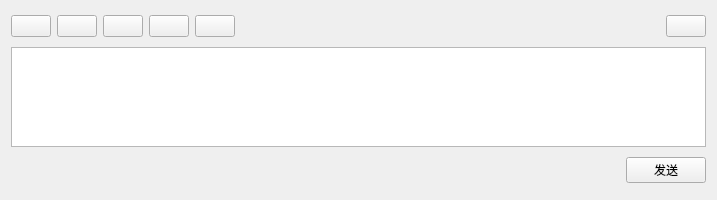
<?xml version="1.0" encoding="UTF-8"?>
<ui version="4.0">
 <class>ChatInput</class>
 <widget class="QWidget" name="ChatInput">
  <property name="geometry">
   <rect>
    <x>0</x>
    <y>0</y>
    <width>717</width>
    <height>200</height>
   </rect>
  </property>
  <property name="maximumSize">
   <size>
    <width>16777215</width>
    <height>200</height>
   </size>
  </property>
  <property name="windowTitle">
   <string>ChatInput</string>
  </property>
  <layout class="QVBoxLayout" name="verticalLayout">
   <item>
    <layout class="QHBoxLayout" name="horizontalLayout">
     <item>
      <widget class="QPushButton" name="emoji_btn">
       <property name="text">
        <string/>
       </property>
      </widget>
     </item>
     <item>
      <widget class="QPushButton" name="cutScreen_btn">
       <property name="text">
        <string/>
       </property>
      </widget>
     </item>
     <item>
      <widget class="QPushButton" name="file_btn">
       <property name="text">
        <string/>
       </property>
      </widget>
     </item>
     <item>
      <widget class="QPushButton" name="picture_btn">
       <property name="text">
        <string/>
       </property>
      </widget>
     </item>
     <item>
      <widget class="QPushButton" name="audioMsg_btn">
       <property name="text">
        <string/>
       </property>
      </widget>
     </item>
     <item>
      <spacer name="horizontalSpacer">
       <property name="orientation">
        <enum>Qt::Horizontal</enum>
       </property>
       <property name="sizeHint" stdset="0">
        <size>
         <width>40</width>
         <height>20</height>
        </size>
       </property>
      </spacer>
     </item>
     <item>
      <widget class="QPushButton" name="history_btn">
       <property name="text">
        <string/>
       </property>
      </widget>
     </item>
    </layout>
   </item>
   <item>
    <widget class="QTextEdit" name="textEdit">
     <property name="maximumSize">
      <size>
       <width>16777215</width>
       <height>100</height>
      </size>
     </property>
    </widget>
   </item>
   <item>
    <layout class="QHBoxLayout" name="horizontalLayout_2">
     <item>
      <spacer name="horizontalSpacer_2">
       <property name="orientation">
        <enum>Qt::Horizontal</enum>
       </property>
       <property name="sizeHint" stdset="0">
        <size>
         <width>40</width>
         <height>20</height>
        </size>
       </property>
      </spacer>
     </item>
     <item>
      <widget class="QPushButton" name="send_btn">
       <property name="text">
        <string>发送</string>
       </property>
      </widget>
     </item>
    </layout>
   </item>
  </layout>
 </widget>
 <resources/>
 <connections/>
</ui>
